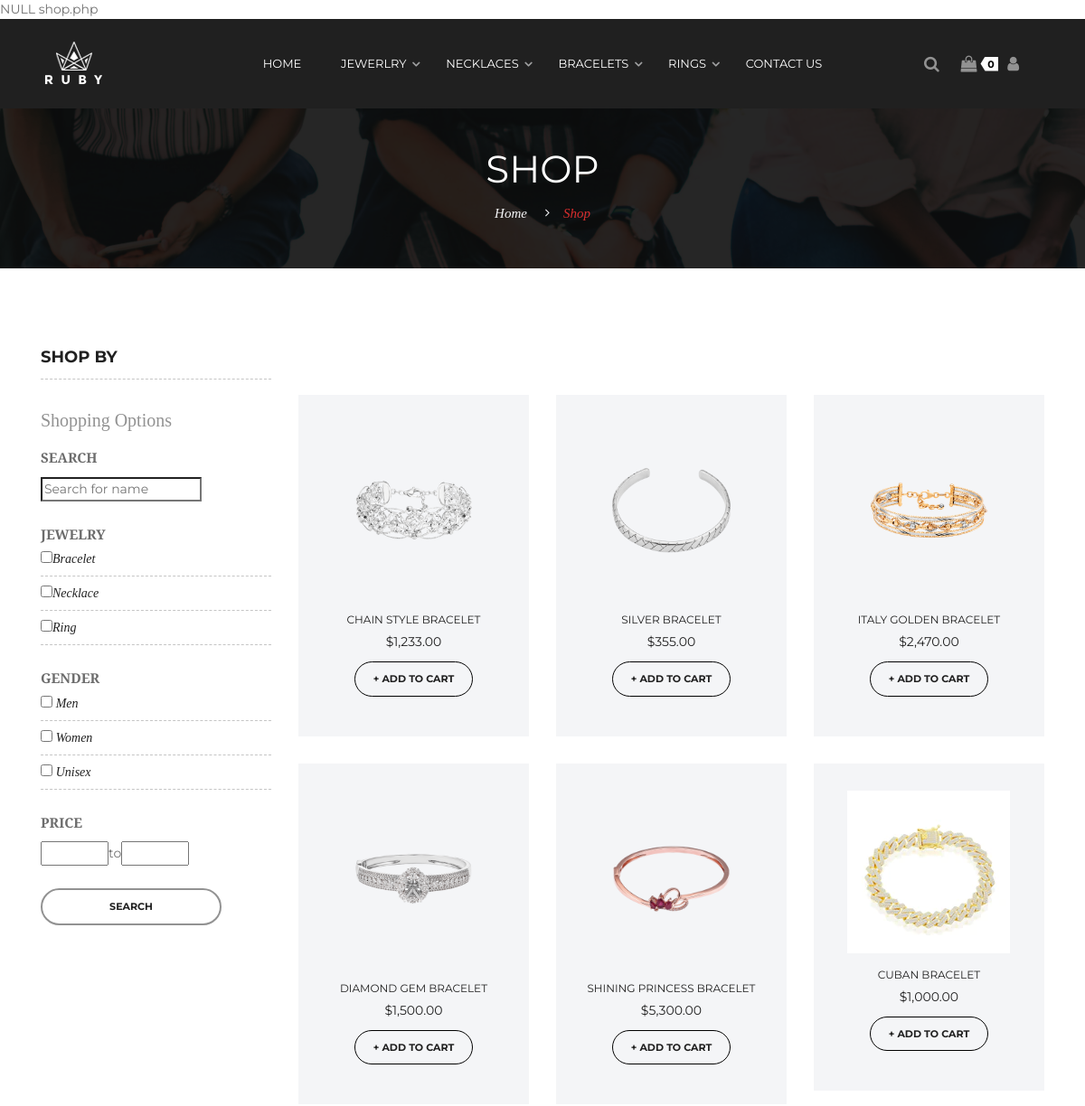
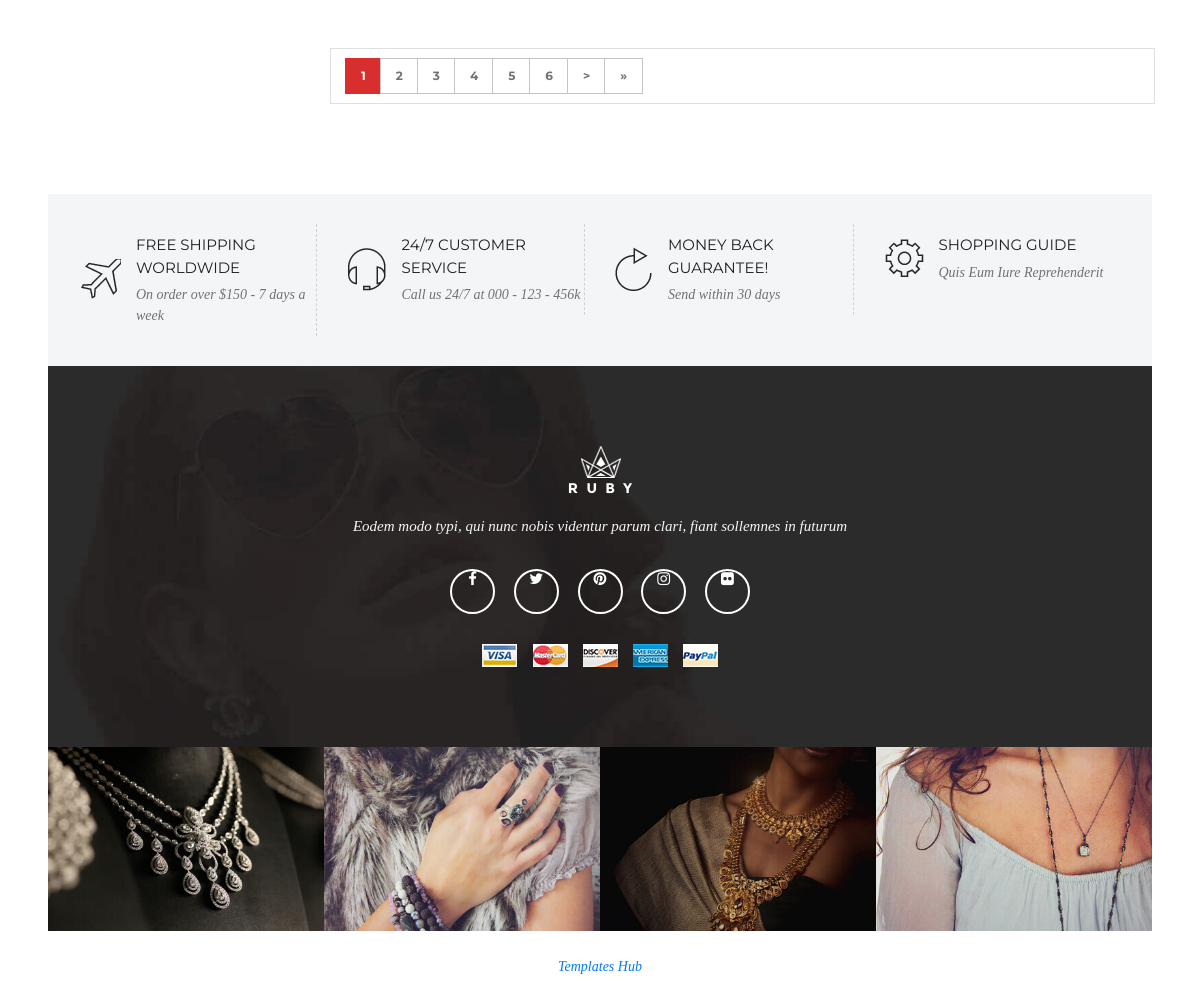
The page /shop.php on the database its author committed (2 pictures, top to bottom).
### tables this page shows
CREATE TABLE `loaisanpham` (
  `malsp` varchar(10) NOT NULL,
  `tenloaisp` varchar(200) DEFAULT NULL,
  `hinhloaisp` varchar(50) DEFAULT NULL,
  `mota` varchar(200) DEFAULT NULL
);

CREATE TABLE `sanpham` (
  `idsanpham` varchar(50) NOT NULL,
  `soluong` int(200) DEFAULT NULL,
  `tensp` varchar(100) DEFAULT NULL,
  `maloaisp` varchar(10) DEFAULT NULL,
  `dongia` double DEFAULT NULL,
  `mota` varchar(2000) DEFAULT NULL,
  `hinhanh` varchar(200) DEFAULT NULL,
  `chatlieu` varchar(20) DEFAULT NULL,
  `mausac` varchar(20) DEFAULT NULL,
  `kichthuoc` double DEFAULT NULL,
  `gioitinh` varchar(20) NOT NULL
);

### shop.php (the view, shortened to what the rows shown need)
<?php
   var_dump($_SESSION['cart']);
    $rowsPerPage = 6;
    $pageNum = 1;
    $offset = ($pageNum - 1) * $rowsPerPage;
?>
<!DOCTYPE html>
<html class="no-js" lang="zxx">
<head>
    <link href="assets/css/vendor/bootstrap.min.css" rel="stylesheet">
    <link href="assets/css/vendor/font-awesome.css" rel="stylesheet">
    <link href="assets/css/plugins.css" rel="stylesheet">
    <link href="assets/css/style.css" rel="stylesheet">
</head>
<body>
    <div id="page-title-area">
        <div class="container">
            <div class="row">
                <div class="col-12 text-center">
                    <div class="page-title-content">
                        <h1>Shop</h1>
                    </div>
                </div>
            </div>
        </div>
    </div>
    <div id="page-content-wrapper" class="p-9">
        <div class="container">
            <div class="row">
                <div class="col-lg-3 mt-5 mt-lg-0 order-last order-lg-first">
                    <div id="sidebar-area-wrap">
                        <div class="single-sidebar-wrap">
                            <h2 class="sidebar-title">Shop By</h2>
                            <div class="sidebar-body">
                                <div class="shopping-option">
                                    <form action="shop.php" method="get">
                                        <div class="shopping-option-item">
                                            <ul class="sidebar-list">
                                                <?php
                                                    $sql = "SELECT * FROM loaisanpham";
                                                    $result = ExecuteQuery($sql);
                                                    if ($result->num_rows > 0) {
                                                        while ($row = $result->fetch_array()) {
                                                            if(isset($_GET['type'])){
                                                                if(in_array($row['malsp'],$type))
                                                                {
                                                                    $str = '<li><input type="checkbox" checked value="' . $row['malsp'] . '"name="' . 'type[]' . '">';
                                                                }else
                                                                    $str = '<li><input type="checkbox" value="' . $row['malsp'] . '"name="' . 'type[]' . '">';
                                                            }else
                                                                $str = '<li><input type="checkbox" value="' . $row['malsp'] . '"name="' . 'type[]' . '">';
                                                            $str = $str . '<label class="form-check-label" for="' . $row['tenloaisp'] . '" style="font-family:' . "'Droid Serif'" . '; font-style: italic; color: #202020; font-size: 1.4rem">' . $row['tenloaisp'] . '</label></li>';
                                                            echo $str;
                                                        }
                                                    }
                                                ?>
                                            </ul>
                                        </div>
                                    </form>
                                </div>
                            </div>
                        </div>
                    </div>
                </div>
                <div class="col-lg-9">
                    <div class="shop-page-content-wrap">
                        <div class="shop-page-products-wrap">
                            <div class="products-wrapper">
                                <div class="row">
                                    <?php
                                        $sql = "SELECT * FROM sanpham WHERE (soluong > 0)";
                                        $sql .= " LIMIT $offset, $rowsPerPage";
                                        $result = ExecuteQuery($sql);
                                        if($result->num_rows > 0){
                                            while($row = $result->fetch_array()){
                                                echo '<div class="col-lg-4 col-sm-6">';
                                                echo'<div class="single-product-item text-center">';
                                                echo '<figure class="product-thumb">';
                                                switch ($row['maloaisp'])
                                                {
                                                    case 'BRL':
                                                        $str = '<a href="single-product.php?id='.$row['idsanpham'].'"><img src="assets/img/Bracelet/'.$row['hinhanh'].'"
                                                                                   alt="Products" class="img-fluid"></a>';
                                                        echo $str;
                                                        break;
                                                }
                                                echo '</figure>';
                                                echo '<div class="product-details">';
                                                echo '<h2><a href="single-product.php?id='.$row['idsanpham'].'">'.$row['tensp'].'</a></h2>';
                                                echo '<span class="price">'.'$'.number_format( $row['dongia'],2,".",",").'</span>';
                                                echo '<form method="post">';
                                                echo '<button type="submit" name="addToCart" value="addcart" class="btn btn-add-to-cart" style="border: 1px solid black;">+ Add to Cart</button>';
                                                echo '</form>';
                                                echo ' </div></div>';
                                                echo '</div>';
                                            }
                                        }else
                                        {
                                            echo '<div class="col-lg-12 col-sm-12"><h1>Browse 0 results"</h1></div>';
                                        }
                                    ?>
                                </div>
                            </div>
                        </div>
                    </div>
                </div>
            </div>
        </div>
    </div>
    <footer id="footer-area">
        <div class="footer-callto-action">
            <div class="ruby-container">
                <div class="callto-action-wrapper">
                    <div class="row">
                        <div class="col-lg-3 col-md-6">
                            <div class="single-callto-action d-flex">
                                <div class="callto-info">
                                    <h2>Free Shipping Worldwide</h2>
                                </div>
                            </div>
                        </div>
                        <div class="col-lg-3 col-md-6">
                            <div class="single-callto-action d-flex">
                                <div class="callto-info">
                                    <h2>24/7 CUSTOMER SERVICE</h2>
                                </div>
                            </div>
                        </div>
                        <div class="col-lg-3 col-md-6">
                            <div class="single-callto-action d-flex">
                                <div class="callto-info">
                                    <h2>MONEY BACK Guarantee!</h2>
                                </div>
                            </div>
                        </div>
                        <div class="col-lg-3 col-md-6">
                            <div class="single-callto-action d-flex">
                                <div class="callto-info">
                                    <h2>SHOPPING GUIDE</h2>
                                </div>
                            </div>
                        </div>
                    </div>
                </div>
            </div>
        </div>
    </footer>
</body>
</html>

### rows shown on the page
loaisanpham: tenloaisp "Bracelet"
loaisanpham: tenloaisp "Necklace"
loaisanpham: tenloaisp "Ring"
sanpham: hinhanh (picture), tensp "CHAIN STYLE BRACELET", dongia "1,233.00"
sanpham: hinhanh (picture), tensp "SILVER BRACELET", dongia "355.00"
sanpham: hinhanh (picture), tensp "ITALY GOLDEN BRACELET", dongia "2,470.00"
sanpham: hinhanh (picture), tensp "DIAMOND GEM BRACELET", dongia "1,500.00"
sanpham: hinhanh (picture), tensp "SHINING PRINCESS BRACELET", dongia "5,300.00"
sanpham: hinhanh (picture), tensp "CUBAN BRACELET", dongia "1,000.00"

### other values the page prints
$self "shop.php"
count($_SESSION['cart']) "0"
$pageNum "1"
